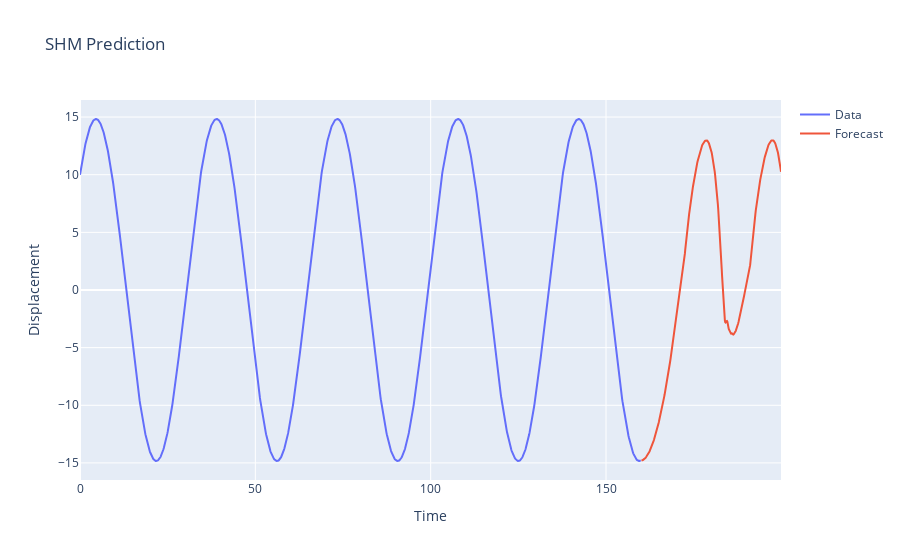

This figure's notebook cell:
### Code cell
trace1 = go.Scatter(
    x = date_train,
    y = close_train,
    mode = 'lines',
    name = 'Data'
)

trace3 = go.Scatter(
    x = forecast_dates,
    y = forecast,
    mode = 'lines',
    name = 'Forecast'
)

layout = go.Layout(
    title = "SHM Prediction",
    xaxis = {'title' : "Time"},
    yaxis = {'title' : "Displacement"}
)
fig = go.Figure(data=[trace1, trace3], layout=layout)
fig.show()

### Figure 1 — Plotly figure (JSON) as saved in the notebook; plotly's stock layout.template omitted (floating-point values rounded to 4 significant figures; data arrays with more than 128 entries replaced by an {"elided": "..."} marker saying what was removed)
{"data": [{"mode": "lines", "name": "Data", "type": "scatter", "x": {"elided": "1600 float values"}, "y": {"elided": "1600 float values"}}, {"mode": "lines", "name": "Forecast", "type": "scatter", "x": {"elided": "399 float values"}, "y": {"elided": "400 float values"}}], "layout": {"autosize": true, "title": {"text": "SHM Prediction"}, "xaxis": {"autorange": true, "range": [0, 199.9], "title": {"text": "Time"}, "type": "linear"}, "yaxis": {"autorange": true, "range": [-16.48, 16.48], "title": {"text": "Displacement"}, "type": "linear"}}}
